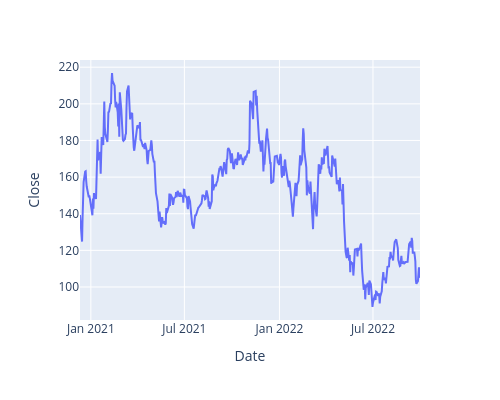

The code cell stored with this chart in its notebook:
### Markdown cell above
## plotly line

### Code cell
px.line(df_abnb, x='Date', y='Close',width=500, height=400 )

### Figure 1 — Plotly figure (JSON) as saved in the notebook; plotly's stock layout.template omitted (floating-point values rounded to 4 significant figures; data arrays with more than 128 entries replaced by an {"elided": "..."} marker saying what was removed)
{"data": [{"hovertemplate": "Date=%{x}<br>Close=%{y}<extra></extra>", "legendgroup": "", "line": {"color": "#636efa", "dash": "solid"}, "marker": {"symbol": "circle"}, "mode": "lines", "name": "", "orientation": "v", "showlegend": false, "type": "scatter", "x": {"elided": "454 str values"}, "xaxis": "x", "y": {"elided": "454 float values"}, "yaxis": "y"}], "layout": {"height": 400, "legend": {"tracegroupgap": 0}, "margin": {"t": 60}, "width": 500, "xaxis": {"anchor": "y", "domain": [0, 1], "title": {"text": "Date"}}, "yaxis": {"anchor": "x", "domain": [0, 1], "title": {"text": "Close"}}}}
